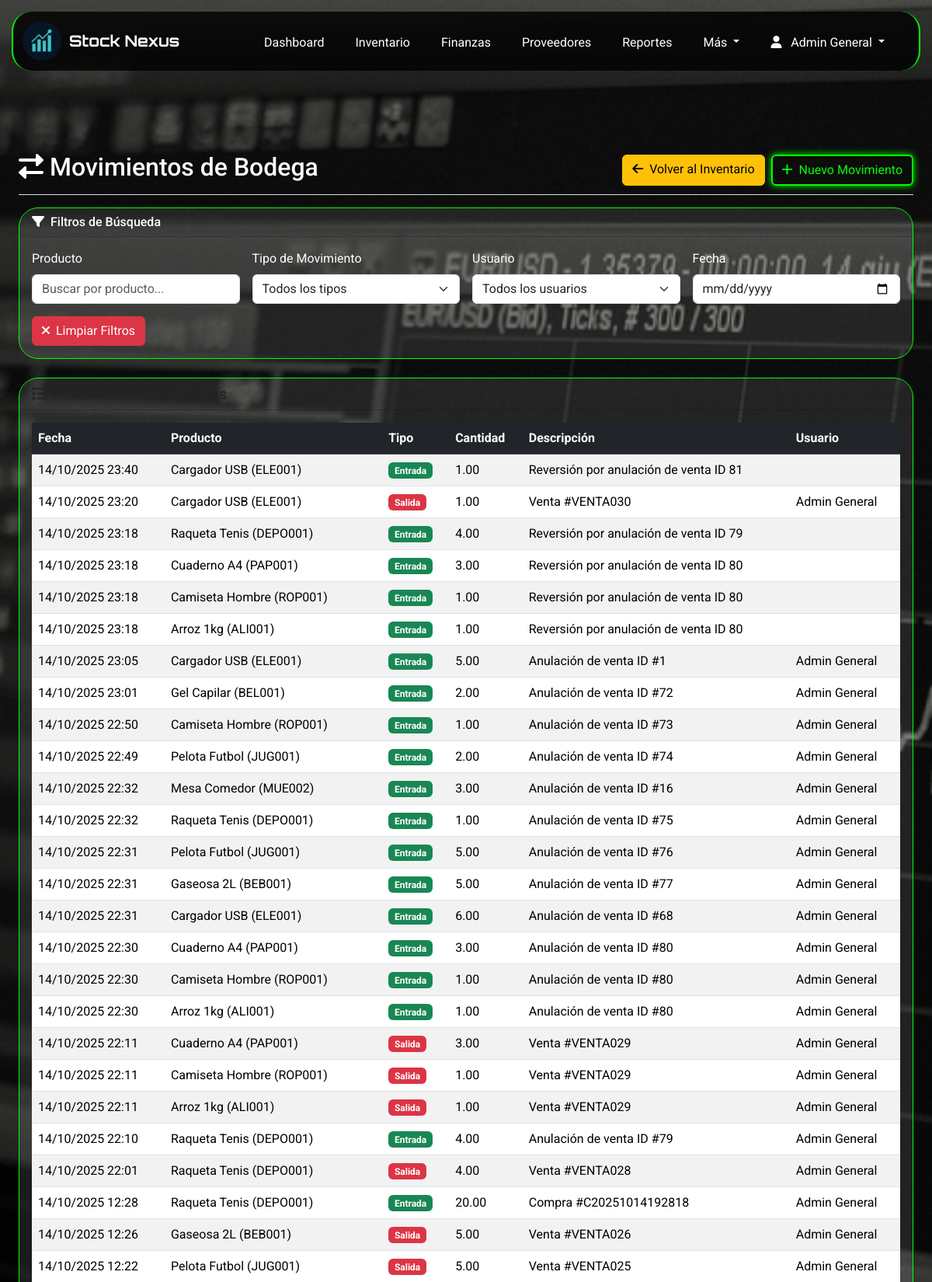
The page /index.php?page=movimientos (signed in, upper part) on the database its author committed.
### tables this page shows
CREATE TABLE `movimientos_bodega` (
  `id_movimiento` int(11) NOT NULL,
  `id_producto` int(11) NOT NULL,
  `tipo_movimiento` enum('Entrada','Salida','Ajuste') NOT NULL,
  `cantidad` decimal(10,2) NOT NULL,
  `descripcion` text DEFAULT NULL,
  `id_usuario` int(11) DEFAULT NULL,
  `fecha_movimiento` datetime DEFAULT current_timestamp()
);

CREATE TABLE `productos` (
  `id_producto` int(11) NOT NULL,
  `codigo_producto` varchar(50) NOT NULL,
  `nombre_producto` varchar(150) NOT NULL,
  `id_categoria` int(11) DEFAULT NULL,
  `descripcion` text DEFAULT NULL,
  `stock_actual` decimal(10,2) DEFAULT 0.00,
  `stock_minimo` decimal(10,2) DEFAULT 0.00,
  `unidad_medida` varchar(30) DEFAULT 'Unidad',
  `precio_compra` decimal(12,2) DEFAULT 0.00,
  `precio_venta` decimal(12,2) DEFAULT 0.00,
  `estado` enum('Activo','Inactivo') DEFAULT 'Activo'
);

CREATE TABLE `usuarios` (
  `id_usuario` int(11) NOT NULL,
  `nombre_completo` varchar(100) NOT NULL,
  `correo` varchar(100) NOT NULL,
  `usuario` varchar(50) NOT NULL,
  `contrasena` varchar(255) NOT NULL,
  `rol` enum('Administrador','Vendedor','Contador','Bodeguero') DEFAULT 'Vendedor',
  `estado` enum('Activo','Inactivo') DEFAULT 'Activo',
  `fecha_creacion` datetime DEFAULT current_timestamp(),
  `token_recuperacion` varchar(64) DEFAULT NULL,
  `token_expiracion` datetime DEFAULT NULL,
  `id_rol` int(11) DEFAULT NULL
);

### app/controllers/inventarioController.php (called while the page is built, shortened)
<?php
class InventarioController {
    private $db;
    public function __construct($database) {
        $this->db = $database;
    }
    public function listarMovimientos() {
        try {
            $stmt = $this->db->query("
                SELECT m.*, p.codigo_producto, p.nombre_producto, u.nombre_completo as usuario_nombre
                FROM movimientos_bodega m
                JOIN productos p ON m.id_producto = p.id_producto
                LEFT JOIN usuarios u ON m.id_usuario = u.id_usuario
                ORDER BY m.fecha_movimiento DESC
            ");
            return $stmt->fetchAll();
        } catch (PDOException $e) {
            error_log("Error en listarMovimientos: " . $e->getMessage());
            return [];
        }
    }
}
?>

### app/views/Movimientos/movimientos.php (the view, shortened to what this page needs)
<?php
$inventarioController = new InventarioController($db);
$movimientos = $inventarioController->listarMovimientos();
?>
<div class="container-fluid px-4 pb-5">
    <div class="d-flex justify-content-between flex-wrap flex-md-nowrap align-items-center pt-3 pb-2 mb-3 border-bottom"
         style="margin-top:180px;">
        <h1 class="h2"><i class="fas fa-exchange-alt me-2"></i>Movimientos de Bodega</h1>
        <div class="btn-toolbar mb-2 mb-md-0">
            <a href="index.php?page=inventario" class="btn btn-warning me-2">
                <i class="fas fa-arrow-left me-2"></i>Volver al Inventario
            </a>
            <a href="index.php?page=crear_movimiento" class="btn btn-neon">
                <i class="fas fa-plus me-2"></i>Nuevo Movimiento
            </a>
        </div>
    </div>
    <div class="card mb-4">
        <div class="card-header">
            <h6 class="card-title mb-0 text-white">
                <i class="fas fa-filter me-2"></i>Filtros de Búsqueda
            </h6>
        </div>
        <div class="card-body">
            <div class="row g-3">
                <div class="col-md-3">
                    <label for="filtroProducto" class="form-label text-white">Producto</label>
                    <input type="text" class="form-control" id="filtroProducto" placeholder="Buscar por producto...">
                </div>
                <div class="col-md-3">
                    <label for="filtroTipo" class="form-label text-white">Tipo de Movimiento</label>
                    <select class="form-select" id="filtroTipo">
                        <option value="">Todos los tipos</option>
                    </select>
                </div>
                <div class="col-md-3">
                    <label for="filtroUsuario" class="form-label text-white">Usuario</label>
                    <select class="form-select" id="filtroUsuario">
                        <option value="">Todos los usuarios</option>
                    </select>
                </div>
                <div class="col-md-3">
                    <label for="filtroFecha" class="form-label text-white">Fecha</label>
                    <input type="date" class="form-control" id="filtroFecha">
                </div>
            </div>
            <div class="row mt-3">
                <div class="col-12">
                    <button type="button" class="btn btn-danger" id="btnLimpiarFiltros">
                        <i class="fas fa-times me-2"></i>Limpiar Filtros
                    </button>
                </div>
            </div>
        </div>
    </div>
    <div class="card">
        <div class="card-header d-flex justify-content-between align-items-center">
            <h5 class="card-title mb-0">
                <i class="fas fa-list me-2"></i>Historial de Movimientos
            </h5>
            <div class="text-muted small" id="contadorMovimientos">
            </div>
        </div>
        <div class="card-body">
            <div class="table-responsive">
                <table class="table table-striped table-hover">
                    <thead class="table-dark">
                        <tr>
                            <th>Fecha</th>
                            <th>Producto</th>
                            <th>Tipo</th>
                            <th>Cantidad</th>
                            <th>Descripción</th>
                            <th>Usuario</th>
                        </tr>
                    </thead>
                    <tbody id="cuerpoTablaMovimientos">
                        <?php foreach ($movimientos as $movimiento): ?>
                        <tr data-tipo="<?= $movimiento['tipo_movimiento'] ?>"
                            data-usuario="<?= $movimiento['usuario_nombre'] ?>"
                            data-fecha="<?= date('Y-m-d', strtotime($movimiento['fecha_movimiento'])) ?>">
                            <td><?= date('d/m/Y H:i', strtotime($movimiento['fecha_movimiento'])) ?></td>
                            <td><?= $movimiento['nombre_producto'] ?> (<?= $movimiento['codigo_producto'] ?>)</td>
                            <td>
                                <span class="badge bg-<?=
                                    $movimiento['tipo_movimiento'] == 'Entrada' ? 'success' :
                                    ($movimiento['tipo_movimiento'] == 'Salida' ? 'danger' : 'warning')
                                ?>">
                                    <?= $movimiento['tipo_movimiento'] ?>
                                </span>
                            </td>
                            <td><?= $movimiento['cantidad'] ?></td>
                            <td><?= $movimiento['descripcion'] ?></td>
                            <td><?= $movimiento['usuario_nombre'] ?></td>
                        </tr>
                        <?php endforeach; ?>
                    </tbody>
                </table>
            </div>
        </div>
    </div>
</div>

### public/assets/style.css (style rules this page uses)
body { background-image: url(../img/fondo_body.jpg); min-height: 100vh; background-size: cover; background-position: center; background-repeat: no-repeat; background-attachment: fixed; position: relative; font-family: 'Roboto', sans-serif; background-color: #000; color: #fff; margin: 0; padding: 0; width: 100%; align-items: center; justify-content: center; }
body::before { content: ''; position: fixed; top: 0; left: 0; width: 100%; height: 100%; background-color: rgba(0, 0, 0, 0.5); z-index: -1; }
html { scroll-behavior: smooth; width: 100%; }
.btn-neon { color: #00ff00; border: 2px solid #00ff00; background-color: transparent; box-shadow: 0 0 10px #00ff00; transition: all 0.3s ease; }
.card { width: 100%; background-color: rgba(255, 255, 255, 0.1); border: 1px solid #00ff00; transition: transform 0.3s, box-shadow 0.3s; border-radius: 25px; }

### rows shown on the page
movimientos_bodega: fecha_movimiento "14/10/2025 23:40", id_producto.nombre_producto "Cargador USB", id_producto.codigo_producto "ELE001", tipo_movimiento "Entrada", cantidad "1.00", descripcion "Reversión por anulación de venta ID 81"
movimientos_bodega: fecha_movimiento "14/10/2025 23:20", id_producto.nombre_producto "Cargador USB", id_producto.codigo_producto "ELE001", tipo_movimiento "Salida", cantidad "1.00", descripcion "Venta #VENTA030", id_usuario.nombre_completo "Admin General"
movimientos_bodega: fecha_movimiento "14/10/2025 23:18", id_producto.nombre_producto "Raqueta Tenis", id_producto.codigo_producto "DEPO001", tipo_movimiento "Entrada", cantidad "4.00", descripcion "Reversión por anulación de venta ID 79"
movimientos_bodega: fecha_movimiento "14/10/2025 23:18", id_producto.nombre_producto "Cuaderno A4", id_producto.codigo_producto "PAP001", tipo_movimiento "Entrada", cantidad "3.00", descripcion "Reversión por anulación de venta ID 80"
movimientos_bodega: fecha_movimiento "14/10/2025 23:18", id_producto.nombre_producto "Camiseta Hombre", id_producto.codigo_producto "ROP001", tipo_movimiento "Entrada", cantidad "1.00", descripcion "Reversión por anulación de venta ID 80"
movimientos_bodega: fecha_movimiento "14/10/2025 23:18", id_producto.nombre_producto "Arroz 1kg", id_producto.codigo_producto "ALI001", tipo_movimiento "Entrada", cantidad "1.00", descripcion "Reversión por anulación de venta ID 80"
movimientos_bodega: fecha_movimiento "14/10/2025 23:05", id_producto.nombre_producto "Cargador USB", id_producto.codigo_producto "ELE001", tipo_movimiento "Entrada", cantidad "5.00", descripcion "Anulación de venta ID #1", id_usuario.nombre_completo "Admin General"
movimientos_bodega: fecha_movimiento "14/10/2025 23:01", id_producto.nombre_producto "Gel Capilar", id_producto.codigo_producto "BEL001", tipo_movimiento "Entrada", cantidad "2.00", descripcion "Anulación de venta ID #72", id_usuario.nombre_completo "Admin General"
movimientos_bodega: fecha_movimiento "14/10/2025 22:50", id_producto.nombre_producto "Camiseta Hombre", id_producto.codigo_producto "ROP001", tipo_movimiento "Entrada", cantidad "1.00", descripcion "Anulación de venta ID #73", id_usuario.nombre_completo "Admin General"
movimientos_bodega: fecha_movimiento "14/10/2025 22:49", id_producto.nombre_producto "Pelota Futbol", id_producto.codigo_producto "JUG001", tipo_movimiento "Entrada", cantidad "2.00", descripcion "Anulación de venta ID #74", id_usuario.nombre_completo "Admin General"
movimientos_bodega: fecha_movimiento "14/10/2025 22:32", id_producto.nombre_producto "Mesa Comedor", id_producto.codigo_producto "MUE002", tipo_movimiento "Entrada", cantidad "3.00", descripcion "Anulación de venta ID #16", id_usuario.nombre_completo "Admin General"
movimientos_bodega: fecha_movimiento "14/10/2025 22:32", id_producto.nombre_producto "Raqueta Tenis", id_producto.codigo_producto "DEPO001", tipo_movimiento "Entrada", cantidad "1.00", descripcion "Anulación de venta ID #75", id_usuario.nombre_completo "Admin General"
movimientos_bodega: fecha_movimiento "14/10/2025 22:31", id_producto.nombre_producto "Pelota Futbol", id_producto.codigo_producto "JUG001", tipo_movimiento "Entrada", cantidad "5.00", descripcion "Anulación de venta ID #76", id_usuario.nombre_completo "Admin General"
movimientos_bodega: fecha_movimiento "14/10/2025 22:31", id_producto.nombre_producto "Gaseosa 2L", id_producto.codigo_producto "BEB001", tipo_movimiento "Entrada", cantidad "5.00", descripcion "Anulación de venta ID #77", id_usuario.nombre_completo "Admin General"
movimientos_bodega: fecha_movimiento "14/10/2025 22:31", id_producto.nombre_producto "Cargador USB", id_producto.codigo_producto "ELE001", tipo_movimiento "Entrada", cantidad "6.00", descripcion "Anulación de venta ID #68", id_usuario.nombre_completo "Admin General"
movimientos_bodega: fecha_movimiento "14/10/2025 22:30", id_producto.nombre_producto "Cuaderno A4", id_producto.codigo_producto "PAP001", tipo_movimiento "Entrada", cantidad "3.00", descripcion "Anulación de venta ID #80", id_usuario.nombre_completo "Admin General"
movimientos_bodega: fecha_movimiento "14/10/2025 22:30", id_producto.nombre_producto "Camiseta Hombre", id_producto.codigo_producto "ROP001", tipo_movimiento "Entrada", cantidad "1.00", descripcion "Anulación de venta ID #80", id_usuario.nombre_completo "Admin General"
movimientos_bodega: fecha_movimiento "14/10/2025 22:30", id_producto.nombre_producto "Arroz 1kg", id_producto.codigo_producto "ALI001", tipo_movimiento "Entrada", cantidad "1.00", descripcion "Anulación de venta ID #80", id_usuario.nombre_completo "Admin General"
movimientos_bodega: fecha_movimiento "14/10/2025 22:11", id_producto.nombre_producto "Cuaderno A4", id_producto.codigo_producto "PAP001", tipo_movimiento "Salida", cantidad "3.00", descripcion "Venta #VENTA029", id_usuario.nombre_completo "Admin General"
movimientos_bodega: fecha_movimiento "14/10/2025 22:11", id_producto.nombre_producto "Camiseta Hombre", id_producto.codigo_producto "ROP001", tipo_movimiento "Salida", cantidad "1.00", descripcion "Venta #VENTA029", id_usuario.nombre_completo "Admin General"
movimientos_bodega: fecha_movimiento "14/10/2025 22:11", id_producto.nombre_producto "Arroz 1kg", id_producto.codigo_producto "ALI001", tipo_movimiento "Salida", cantidad "1.00", descripcion "Venta #VENTA029", id_usuario.nombre_completo "Admin General"
movimientos_bodega: fecha_movimiento "14/10/2025 22:10", id_producto.nombre_producto "Raqueta Tenis", id_producto.codigo_producto "DEPO001", tipo_movimiento "Entrada", cantidad "4.00", descripcion "Anulación de venta ID #79", id_usuario.nombre_completo "Admin General"
movimientos_bodega: fecha_movimiento "14/10/2025 22:01", id_producto.nombre_producto "Raqueta Tenis", id_producto.codigo_producto "DEPO001", tipo_movimiento "Salida", cantidad "4.00", descripcion "Venta #VENTA028", id_usuario.nombre_completo "Admin General"
movimientos_bodega: fecha_movimiento "14/10/2025 12:28", id_producto.nombre_producto "Raqueta Tenis", id_producto.codigo_producto "DEPO001", tipo_movimiento "Entrada", cantidad "20.00", descripcion "Compra #C20251014192818", id_usuario.nombre_completo "Admin General"
movimientos_bodega: fecha_movimiento "14/10/2025 12:26", id_producto.nombre_producto "Gaseosa 2L", id_producto.codigo_producto "BEB001", tipo_movimiento "Salida", cantidad "5.00", descripcion "Venta #VENTA026", id_usuario.nombre_completo "Admin General"
movimientos_bodega: fecha_movimiento "14/10/2025 12:22", id_producto.nombre_producto "Pelota Futbol", id_producto.codigo_producto "JUG001", tipo_movimiento "Salida", cantidad "5.00", descripcion "Venta #VENTA025", id_usuario.nombre_completo "Admin General"

### other values the page prints
$nombreUsuario "Admin General"
